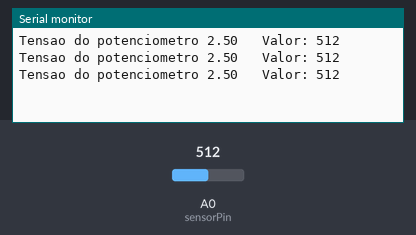
A sketch run on a simulated Arduino Uno, built with avr-gcc and run on an emulated ATmega328P. Parts: the last lines printed to the serial monitor. Inputs (shaded band) come from the test bench; at power-on: A0 (sensorPin) = 512.

Above: at 1.3 s.
1.4 s: A0 (sensorPin) set to 716
At 2.0 s:
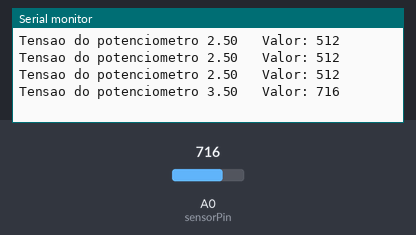
2.9 s: A0 (sensorPin) set to 900
At 3.5 s:
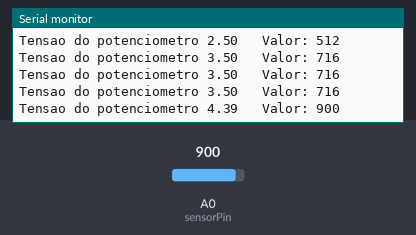
Timing chart, 0 to 5.9 s (numbered marks = the images above; inputs shaded):
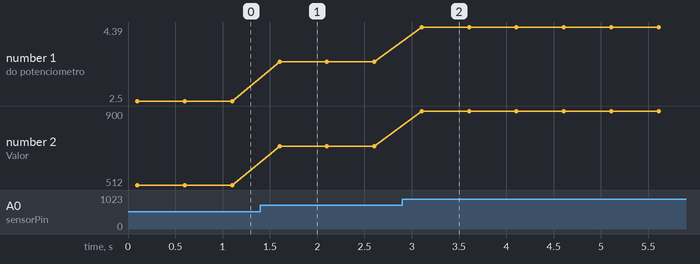

The sketch:

Potenciometro.ino
```cpp
// Exemplo 1 - usando potenciometro

#define sensorPin A0  // entrada analogica A0

int sensorValue = 0;
float voltage;

void setup() {
  // put your setup code here, to run once:
  Serial.begin(9600);         // monitor serial - 9600 bps
  delay(100);                 // wait 100 milisec
}

void loop() {
  // put your main code here, to run repeatedly:
  sensorValue = analogRead(sensorPin);        // le entrada analogica A0
  voltage = sensorValue * (5.0 / 1024);       // calcula tensão

  Serial.print("Tensao do potenciometro ");
  Serial.print(voltage);
  Serial.print("   Valor: ");
  Serial.println(sensorValue);
  delay(500);
}
```

Measured:
- after the input at 1.4 s, the serial monitor: prints a new line after 0.20 s (image 1)
- after the input at 2.9 s, the serial monitor: prints a new line after 0.21 s (image 2)
- plotted number 1: 2.5 → 3.5 after the input at 1.4 s, 3.5 → 4.39 after the input at 2.9 s
- plotted number 2: 512 → 716 after the input at 1.4 s, 716 → 900 after the input at 2.9 s
